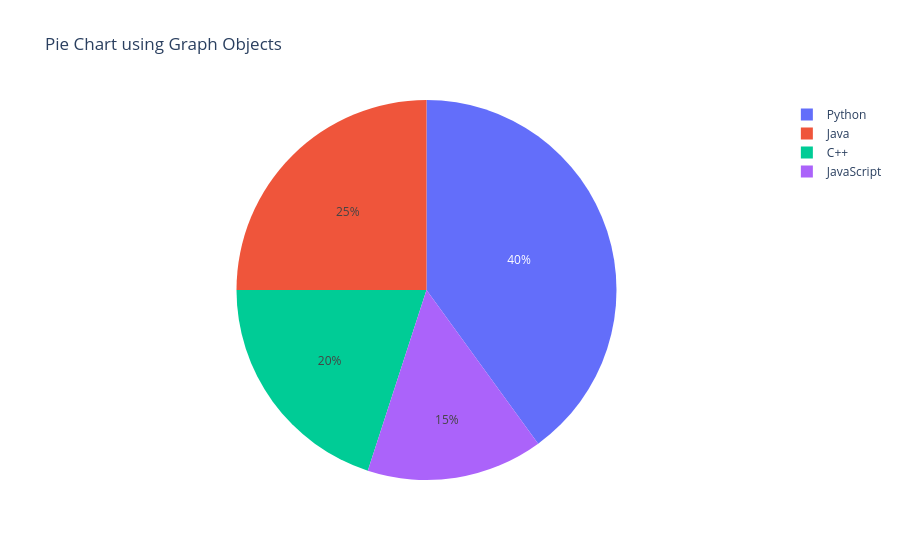

Notebook cell for this chart:
### Code cell
import plotly.graph_objects as go

labels = ['Python', 'Java', 'C++', 'JavaScript']
values = [40, 25, 20, 15]

fig = go.Figure(
    data=[
        go.Pie(
            labels=labels,
            values=values
        )
    ]
)

fig.update_layout(
    title="Pie Chart using Graph Objects"
)

fig.show()

### Figure 1 — Plotly figure (JSON) as saved in the notebook; plotly's stock layout.template omitted (floating-point values rounded to 4 significant figures)
{"data": [{"labels": ["Python", "Java", "C++", "JavaScript"], "type": "pie", "values": [40, 25, 20, 15]}], "layout": {"title": {"text": "Pie Chart using Graph Objects"}}}
